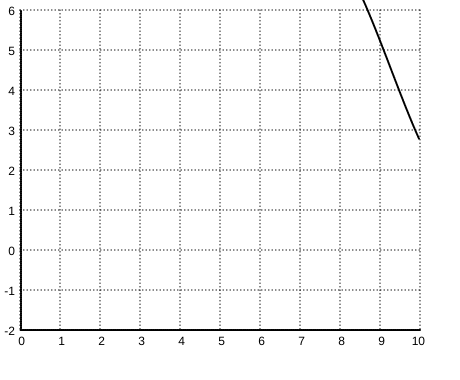
Frame 1 (no input)
Frame 60 (no input): identical to frame 1, image omitted
Frame 120 (the mouse pressed at the canvas centre since frame 60): identical to frame 1, image omitted

The p5.js sketch that drew this single still picture (run headless with seeded random() and noise() and a simulated clock; from frame 60 on, the mouse is pressed at the canvas centre):

// p5.js sketch
// ── sketch.js
let ylabel = []
let xlabel = []
let t = []
let x =[]

function setup() {
     // put setup code here
     scl = 40;
     n_xlabel = 11;
     n_ylabel = 9;

     createCanvas(scl * n_xlabel + 20, scl * n_ylabel + 20);

     // x, y label을 만들어주기
     for (let i = 0; i < n_ylabel; i++) {
          ylabel[i] = 6 - i;
     }
     for (let i = 0; i < n_xlabel; i++) {
          xlabel[i] = 0 + i;
     }

     // t 설정
     for(let i =0; i<400; i++){
          t[i]=map(i,0,400,0,10);
     }

     // x 설정
     for(let i=0; i<400; i++){
          // x=sin(t)+3*cos(t/3)+4*sin(t/4);
          x[i] = sin(t[i]) + 3* cos(t[i]/3) + 4*sin(t[i]/4);
     }
}


function draw() {
     // put drawing code here
     background(255);
     // drawing axes and grid
     drawAxis();

     // plotting the function
     push();
     noFill();
     beginShape()
     for(let i=0;i<400; i++) {
          vertex(map(t[i],0,10,0,400), map(-x[i],min(x),max(x),0,height))
     }
     endShape()
     pop();




}

// ── drawAxis.js
function drawAxis() {
     strokeWeight(1);

     translate(20, 10)
     // dashed-line으로 grid 만들어주기
     drawingContext.setLineDash([0.5, 3]); // 점선 효과 주기
     for (let i = 0; i < n_xlabel; i++) {
          line(i * scl, 0, i * scl, scl * (n_ylabel - 1));
     }
     for (let i = 0; i < n_ylabel; i++) {
          line(0, i * scl, scl * (n_xlabel - 1), i * scl);
     }

     // x, y축 그려주기
     drawingContext.setLineDash([1, 1]); // 점선 효과 종료
     strokeWeight(2)
     line(1, n_ylabel * scl - scl, n_xlabel * scl - scl, n_ylabel * scl - scl) // x축
     line(1, 1, 1, n_ylabel * scl - scl) // y축

     // y 축에 글자 써주기
     translate(0, 0);
     textAlign(RIGHT)
     for (let i = 0; i < floor((height - 20) / scl); i++) {
          text(ylabel[i], -5, i * scl + 5)
     }
     // x 축에 글자 써주기
     for (let i = 0; i < floor((width - 20) / scl); i++) {
          text(xlabel[i], i * scl + 5, height - 40 - 5)
     }
}
